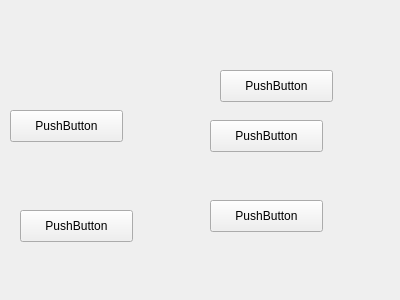
<?xml version="1.0" encoding="UTF-8"?>
<ui version="4.0">
 <class>start</class>
 <widget class="QWidget" name="start">
  <property name="geometry">
   <rect>
    <x>0</x>
    <y>0</y>
    <width>400</width>
    <height>300</height>
   </rect>
  </property>
  <property name="windowTitle">
   <string>Form</string>
  </property>
  <widget class="QPushButton" name="pushButton">
   <property name="geometry">
    <rect>
     <x>220</x>
     <y>70</y>
     <width>113</width>
     <height>32</height>
    </rect>
   </property>
   <property name="text">
    <string>PushButton</string>
   </property>
  </widget>
  <widget class="QPushButton" name="pushButton_2">
   <property name="geometry">
    <rect>
     <x>210</x>
     <y>120</y>
     <width>113</width>
     <height>32</height>
    </rect>
   </property>
   <property name="text">
    <string>PushButton</string>
   </property>
  </widget>
  <widget class="QPushButton" name="pushButton_3">
   <property name="geometry">
    <rect>
     <x>10</x>
     <y>110</y>
     <width>113</width>
     <height>32</height>
    </rect>
   </property>
   <property name="text">
    <string>PushButton</string>
   </property>
  </widget>
  <widget class="QPushButton" name="pushButton_4">
   <property name="geometry">
    <rect>
     <x>20</x>
     <y>210</y>
     <width>113</width>
     <height>32</height>
    </rect>
   </property>
   <property name="text">
    <string>PushButton</string>
   </property>
  </widget>
  <widget class="QPushButton" name="pushButton_5">
   <property name="geometry">
    <rect>
     <x>210</x>
     <y>200</y>
     <width>113</width>
     <height>32</height>
    </rect>
   </property>
   <property name="text">
    <string>PushButton</string>
   </property>
  </widget>
  <zorder>pushButton_2</zorder>
  <zorder>pushButton_3</zorder>
  <zorder>pushButton_4</zorder>
  <zorder>pushButton</zorder>
  <zorder>pushButton_5</zorder>
 </widget>
 <resources/>
 <connections/>
</ui>
